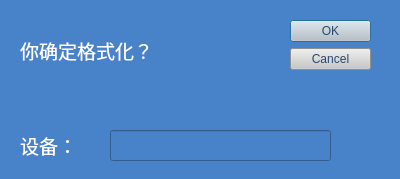
<?xml version="1.0" encoding="UTF-8"?>
<ui version="4.0">
 <class>dvr_formatconfirm</class>
 <widget class="QDialog" name="dvr_formatconfirm">
  <property name="windowModality">
   <enum>Qt::ApplicationModal</enum>
  </property>
  <property name="geometry">
   <rect>
    <x>0</x>
    <y>0</y>
    <width>400</width>
    <height>179</height>
   </rect>
  </property>
  <property name="windowTitle">
   <string>Dialog</string>
  </property>
  <property name="styleSheet">
   <string notr="true">background: rgb(72, 130, 200)</string>
  </property>
  <widget class="QDialogButtonBox" name="buttonBox">
   <property name="geometry">
    <rect>
     <x>290</x>
     <y>20</y>
     <width>81</width>
     <height>241</height>
    </rect>
   </property>
   <property name="styleSheet">
    <string notr="true">background: rgb(200,200,200);
color: rgb(40, 72, 110);</string>
   </property>
   <property name="orientation">
    <enum>Qt::Vertical</enum>
   </property>
   <property name="standardButtons">
    <set>QDialogButtonBox::Cancel|QDialogButtonBox::Ok</set>
   </property>
  </widget>
  <widget class="QLabel" name="label">
   <property name="geometry">
    <rect>
     <x>20</x>
     <y>30</y>
     <width>251</width>
     <height>41</height>
    </rect>
   </property>
   <property name="font">
    <font>
     <pointsize>14</pointsize>
    </font>
   </property>
   <property name="styleSheet">
    <string notr="true">color: rgb(255, 255, 255)</string>
   </property>
   <property name="text">
    <string>你确定格式化？</string>
   </property>
  </widget>
  <widget class="QLabel" name="label_2">
   <property name="geometry">
    <rect>
     <x>20</x>
     <y>130</y>
     <width>81</width>
     <height>31</height>
    </rect>
   </property>
   <property name="font">
    <font>
     <pointsize>14</pointsize>
    </font>
   </property>
   <property name="styleSheet">
    <string notr="true">color: rgb(255, 255, 255)</string>
   </property>
   <property name="text">
    <string>设备：</string>
   </property>
  </widget>
  <widget class="QLineEdit" name="lineEdit">
   <property name="geometry">
    <rect>
     <x>110</x>
     <y>130</y>
     <width>221</width>
     <height>31</height>
    </rect>
   </property>
   <property name="font">
    <font>
     <pointsize>14</pointsize>
    </font>
   </property>
   <property name="styleSheet">
    <string notr="true">color: rgb(255, 255, 255)</string>
   </property>
  </widget>
 </widget>
 <resources/>
 <connections>
  <connection>
   <sender>buttonBox</sender>
   <signal>accepted()</signal>
   <receiver>dvr_formatconfirm</receiver>
   <slot>accept()</slot>
   <hints>
    <hint type="sourcelabel">
     <x>248</x>
     <y>254</y>
    </hint>
    <hint type="destinationlabel">
     <x>157</x>
     <y>274</y>
    </hint>
   </hints>
  </connection>
  <connection>
   <sender>buttonBox</sender>
   <signal>rejected()</signal>
   <receiver>dvr_formatconfirm</receiver>
   <slot>reject()</slot>
   <hints>
    <hint type="sourcelabel">
     <x>316</x>
     <y>260</y>
    </hint>
    <hint type="destinationlabel">
     <x>286</x>
     <y>274</y>
    </hint>
   </hints>
  </connection>
 </connections>
</ui>
